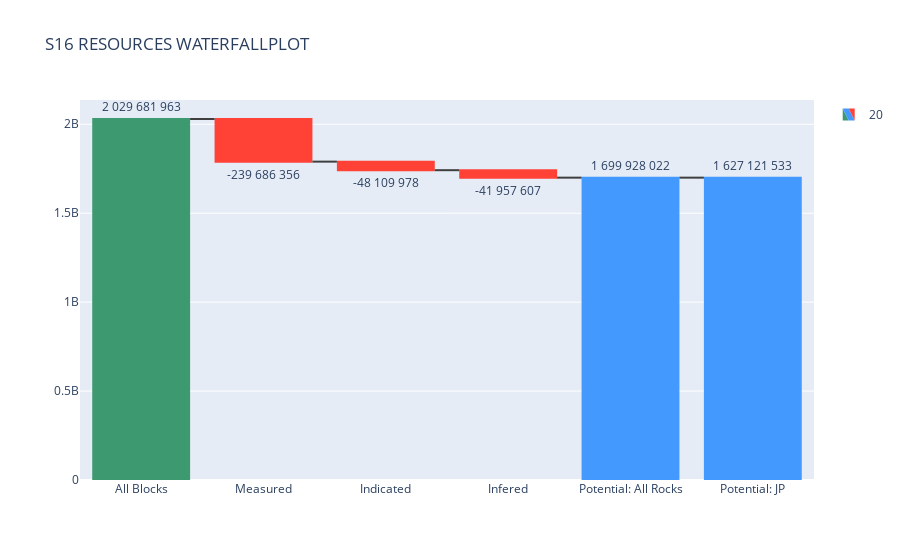

Notebook code for this chart:
### Code cell
import plotly.graph_objects as go

fig = go.Figure(go.Waterfall(
    name = "20", orientation = "v",
    measure = ["relative", "relative", "relative", "relative", "total", "total"],
    x = ["All Blocks", "Measured", "Indicated", "Infered", "Potential: All Rocks", 'Potential: JP'],
    textposition = "outside",
   
    y = [2029681963, -239686356, -48109978, -41957607, 1699928022, 1627121533],
    text = ['2 029 681 963', '-239 686 356', '-48 109 978', '-41 957 607', '1 699 928 022', '1 627 121 533'],

    connector = {"line":{"color":"rgb(63, 63, 63)"}},
))

fig.update_layout(
        title = "S16 RESOURCES WATERFALLPLOT",
        showlegend = True
)

fig.show()

### Figure 1 — Plotly figure (JSON) as saved in the notebook; plotly's stock layout.template omitted (floating-point values rounded to 4 significant figures)
{"data": [{"connector": {"line": {"color": "rgb(63, 63, 63)"}}, "measure": ["relative", "relative", "relative", "relative", "total", "total"], "name": "20", "orientation": "v", "text": ["2 029 681 963", "-239 686 356", "-48 109 978", "-41 957 607", "1 699 928 022", "1 627 121 533"], "textposition": "outside", "type": "waterfall", "x": ["All Blocks", "Measured", "Indicated", "Infered", "Potential: All Rocks", "Potential: JP"], "y": [2029681963, -239686356, -48109978, -41957607, 1699928022, 1627121533]}], "layout": {"showlegend": true, "title": {"text": "S16 RESOURCES WATERFALLPLOT"}}}
